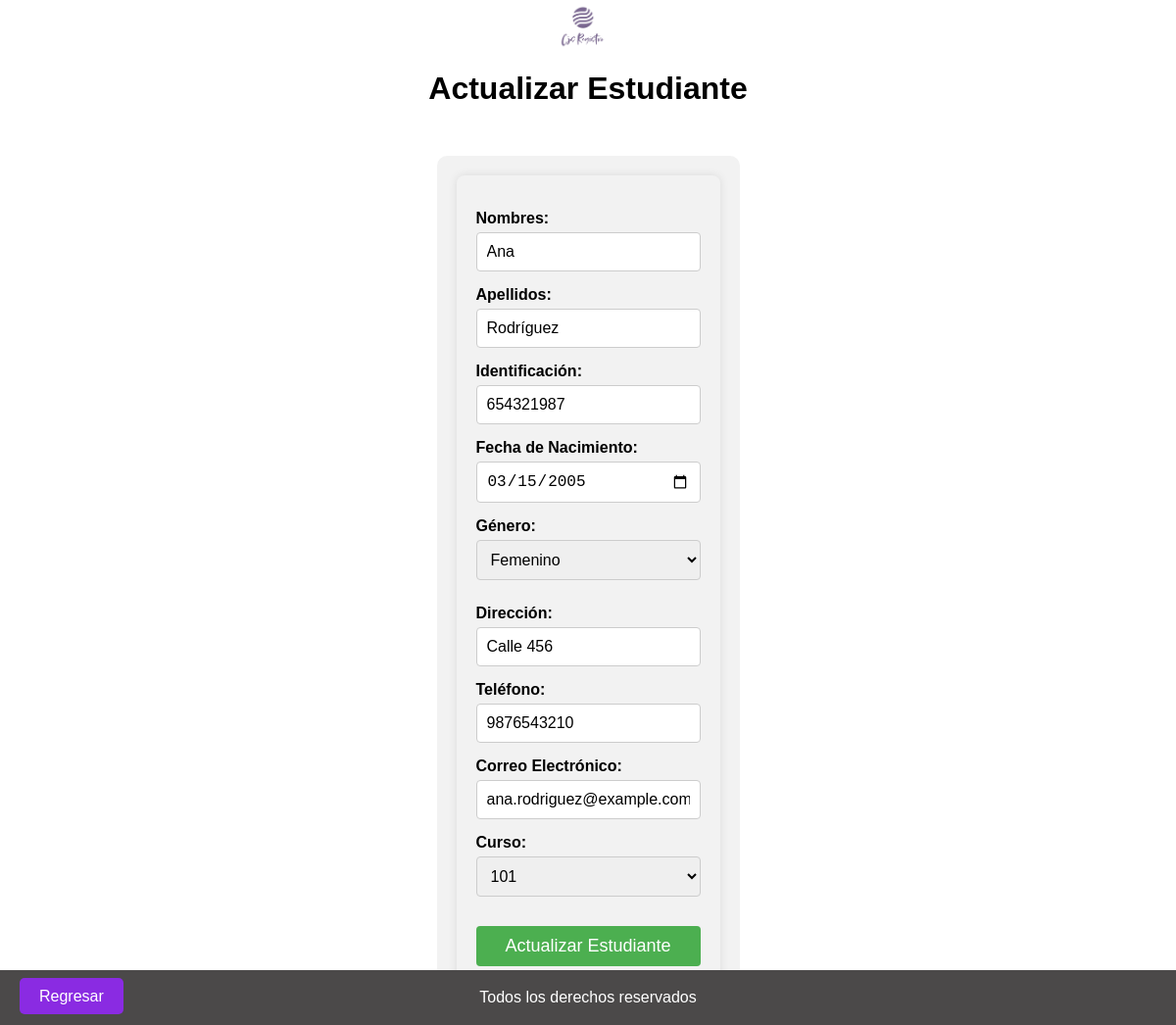
/views/administrador/estudiantes/update.php?id=1, run on an earlier commit of the app's database.
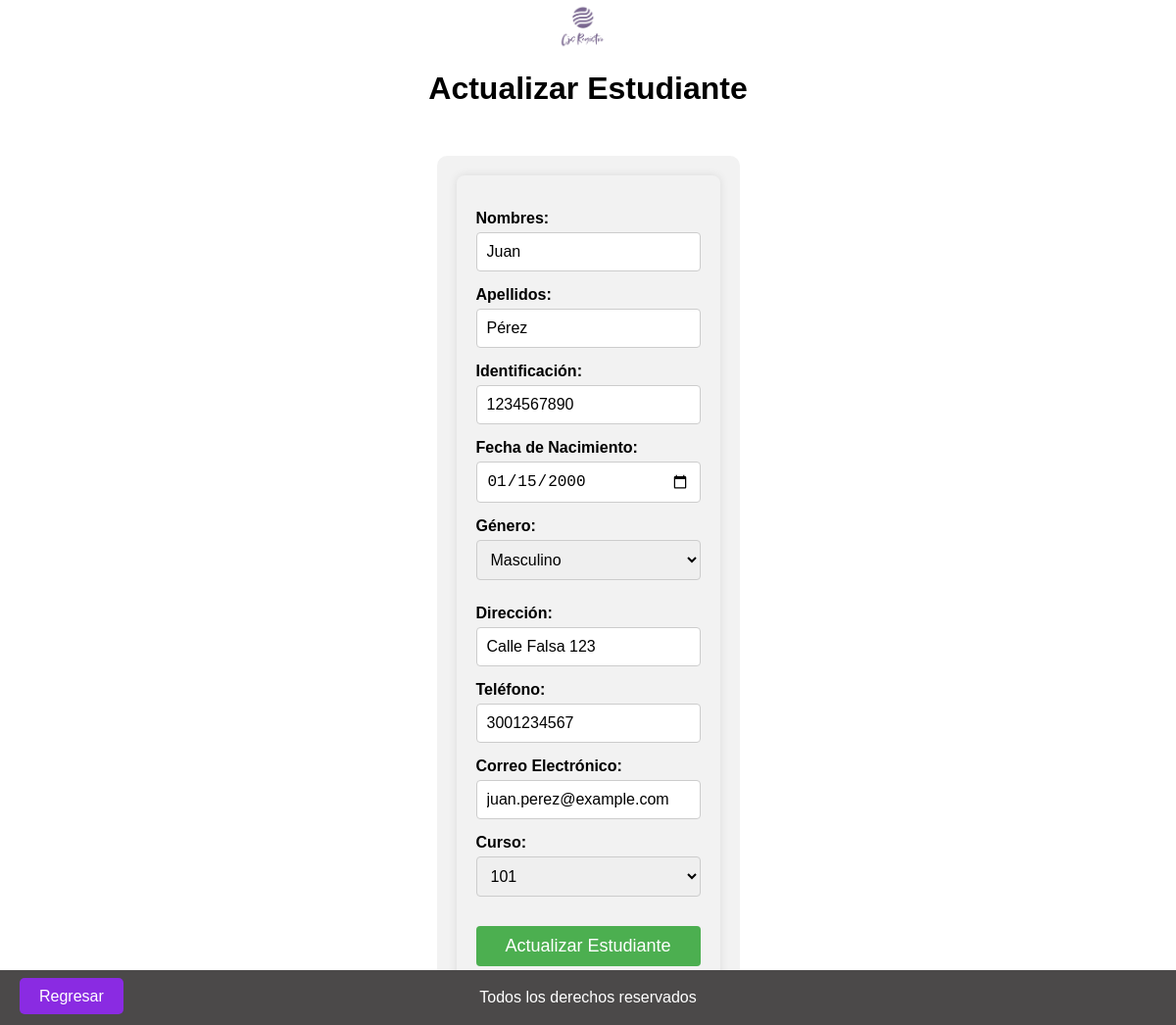
And on a later commit of the database.
### tables this page shows
CREATE TABLE `estudiantes` (
  `ID_estudiante` int(11) NOT NULL,
  `Nombres` varchar(50) DEFAULT NULL,
  `Apellidos` varchar(50) DEFAULT NULL,
  `Identificacion` varchar(20) DEFAULT NULL,
  `Fecha_nacimiento` date DEFAULT NULL,
  `Genero` enum('Masculino','Femenino') DEFAULT NULL,
  `Direccion` varchar(100) DEFAULT NULL,
  `Telefono` varchar(15) DEFAULT NULL,
  `Correo_electronico` varchar(50) DEFAULT NULL,
  `ID_curso` int(11) DEFAULT NULL
);

CREATE TABLE `cursos` (
  `ID_curso` int(11) NOT NULL,
  `Nombre_curso` varchar(50) DEFAULT NULL,
  `ID_grado` int(11) DEFAULT NULL
);

### views/administrador/estudiantes/update.php (the view, shortened to what this page needs)
<?php
require_once '../../../config/db.php';
$id_estudiante = $_GET['id'];
$query = "SELECT * FROM estudiantes WHERE ID_estudiante = :id_estudiante";
$stmt = $db->prepare($query);
$stmt->bindParam(':id_estudiante', $id_estudiante);
$stmt->execute();
$estudiante = $stmt->fetch(PDO::FETCH_ASSOC);
$query = "SELECT ID_curso, Nombre_curso FROM cursos";
$stmt = $db->prepare($query);
$stmt->execute();
$cursos = $stmt->fetchAll(PDO::FETCH_ASSOC);
?>
<!DOCTYPE html>
<html lang="es">
<head>
    <link rel="stylesheet" type="text/css" href="../../../assets/styles.css">
</head>
<body>
    <header>
        <div class="logo-container">
            <img src="../../../assets/Logo.png" alt="Logo de la empresa" class="logo">
        </div>
        <div class="title">
            <h1>Actualizar Estudiante</h1>
        </div>
    </header>
    <section class="admin">
        <div class="formulario">
            <form action="update.php?id=<?php echo htmlspecialchars($id_estudiante); ?>" method="post">
                <label for="nombres">Nombres:</label>
                <input type="text" id="nombres" name="nombres" value="<?php echo htmlspecialchars($estudiante['Nombres']); ?>" required>
                <label for="apellidos">Apellidos:</label>
                <input type="text" id="apellidos" name="apellidos" value="<?php echo htmlspecialchars($estudiante['Apellidos']); ?>" required>
                <label for="identificacion">Identificación:</label>
                <input type="text" id="identificacion" name="identificacion" value="<?php echo htmlspecialchars($estudiante['Identificacion']); ?>" required>
                <label for="fecha_nacimiento">Fecha de Nacimiento:</label>
                <input type="date" id="fecha_nacimiento" name="fecha_nacimiento" value="<?php echo htmlspecialchars($estudiante['Fecha_nacimiento']); ?>" required>
                <label for="genero">Género:</label>
                <select id="genero" name="genero" required>
                    <option value="Masculino" <?php if ($estudiante['Genero'] == 'Masculino') echo 'selected'; ?>>Masculino</option>
                    <option value="Femenino" <?php if ($estudiante['Genero'] == 'Femenino') echo 'selected'; ?>>Femenino</option>
                </select>
                <label for="direccion">Dirección:</label>
                <input type="text" id="direccion" name="direccion" value="<?php echo htmlspecialchars($estudiante['Direccion']); ?>" required>
                <label for="telefono">Teléfono:</label>
                <input type="text" id="telefono" name="telefono" value="<?php echo htmlspecialchars($estudiante['Telefono']); ?>" required>
                <label for="correo_electronico">Correo Electrónico:</label>
                <input type="email" id="correo_electronico" name="correo_electronico" value="<?php echo htmlspecialchars($estudiante['Correo_electronico']); ?>" required>
                <label for="id_curso">Curso:</label>
                <select id="id_curso" name="id_curso" required>
                    <?php foreach ($cursos as $curso): ?>
                        <option value="<?php echo htmlspecialchars($curso['ID_curso']); ?>" <?php if ($curso['ID_curso'] == $estudiante['ID_curso']) echo 'selected'; ?>>
                            <?php echo htmlspecialchars($curso['Nombre_curso']); ?>
                        </option>
                    <?php endforeach; ?>
                </select>
                <button type="submit" class="button boton-centrado">Actualizar Estudiante</button>
            </form>
            <div class="regresar">
                <a href="index.php" class="button boton-centrado" id="btn-regresar">Regresar</a>
            </div>
        </div>
    </section>
    <footer>
        <p>Todos los derechos reservados</p>
    </footer>
</body>
</html>

What changed in the data, as far as the page shows it:
changed estudiantes: nombres "Ana" → "Juan"; apellidos "Rodríguez" → "Pérez"; identificacion "654321987" → "1234567890"; fecha_nacimiento "03/15/2005" → "01/15/2000"; genero "Femenino" → "Masculino"; direccion "Calle 456" → "Calle Falsa 123"; telefono "9876543210" → "3001234567"; correo_electronico "ana.rodriguez@example.com" → "juan.perez@example.com"
